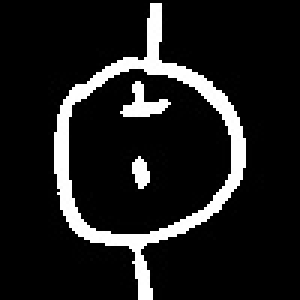
#> input picture bltraindata/00_DCVoltageSource/12_1.jpg, 100 x 100 px (shown 3 times larger); its folder holds only this picture in this run
$ python siftbovg.py
#> lines starting #> are read from the running program, lines starting #| are printed output that depends on the picture
import os
import time
import cv2
import numpy as np
import seaborn as sn
import pandas as pd
from sklearn.svm import SVC
from sklearn.svm import LinearSVC
from sklearn.metrics import classification_report,accuracy_score,confusion_matrix,precision_recall_fscore_support


sift = cv2.xfeatures2d.SIFT_create()

def getImageMetadata(folderPath):
    training_names = os.listdir(folderPath)
    image_paths = []
    image_classes = []
    class_id = 0
    for training_name in training_names:
        dir = os.path.join(folderPath, training_name)
        class_path = [os.path.join(dir, f) for f in os.listdir(dir)]
        image_paths+=class_path
        image_classes+=[class_id]*len(class_path)
        class_id+=1
    return image_paths,image_classes


def preProcessImages(image_paths):
    descriptors= []
    for image_path in image_paths:
        im = cv2.imread(image_path)
#> im is the input picture: shape (100, 100, 3); min 0, max 255, mean 29
        kp, des = sift.detectAndCompute(im,None)
#> kp = 34 keypoints; strongest (x, y, size): (47, 57, 4.8), (54, 35, 2.8), (42, 37, 2.8), (26, 31, 4.2)
        descriptors.append(des)
    return descriptors

def train(descriptors,image_classes,image_paths):
    flann_params = dict(algorithm = 1, trees = 5)
    matcher = cv2.FlannBasedMatcher(flann_params, {})
    bow_extract  =cv2.BOWImgDescriptorExtractor(sift,matcher)
    bow_train = cv2.BOWKMeansTrainer(60)
    for des in descriptors:
        bow_train.add(des)
    voc = bow_train.cluster()
    bow_extract.setVocabulary( voc )
    traindata = []
    for imagepath in image_paths:
        featureset = getImagedata(sift,bow_extract,imagepath)
        traindata.extend(featureset)
    return traindata

def getImagedata(feature_det,bow_extract,path):
    im = cv2.imread(path)
    featureset = bow_extract.compute(im, feature_det.detect(im))
    return featureset

if __name__ == '__main__':
    img_paths,img_classes= getImageMetadata("bltraindata")
    start_time = time.time()
    des=preProcessImages(img_paths)
#> des = 2 items
    td=train(des,img_classes,img_paths)
#> the loop in train, `for des in descriptors:` made 2 passes
#> in train, `voc = bow_train.cluster()`:
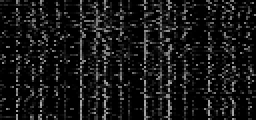
#> voc: shape (60, 128) float32 (shown 2 times larger); min 0, max 174, mean 22.9
#> td = 2 items

    labels =  np.array(img_classes,np.float32).reshape(len(img_classes),1)
    sift_features = np.array(td,np.float32).reshape(len(td),-1)
    data_frame = np.hstack((sift_features,labels))
    np.random.seed(11)
    np.random.shuffle(data_frame)

    percentage = 80
    partition = int(len(sift_features)*percentage/100)
#> partition = 1
    x_train, x_test = data_frame[:partition,:-1],  data_frame[partition:,:-1]
    y_train, y_test = data_frame[:partition,-1:].ravel() , data_frame[partition:,-1:].ravel()
#> y_train = [0]; y_test = [1]
#    clf = LinearSVC(C=100).fit(x_train, y_train)
#> (the run stopped early here; a loop or call above may not have finished)
